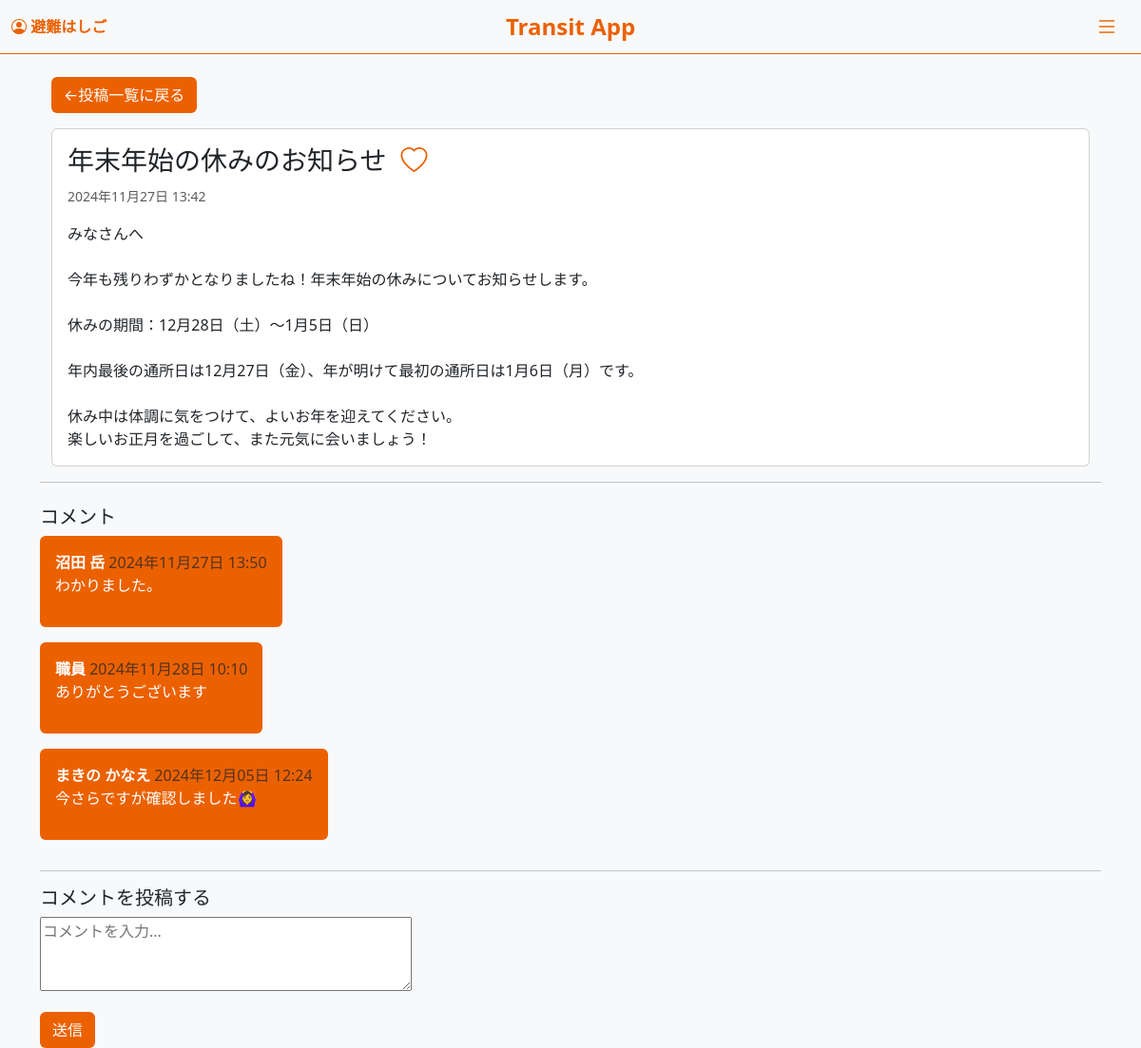
The app's page /post/2024holiday/ (signed in) with its own data.
### accounts/models.py (models this page shows, shortened)
class Post(models.Model):
    title = models.CharField(max_length=200)
    slug = models.SlugField(unique=True, blank=True)
    content = models.TextField()
    attached_file = models.FileField(upload_to='attachments/', blank=True, null=True)
    created_at = models.DateTimeField(default=timezone.now)
    read_by = models.ManyToManyField(User, related_name='read_posts', blank=True)  # 既読ユーザーのフィールド
    likes = models.ManyToManyField(User, related_name='liked_posts', blank=True)
    new_comment = models.BooleanField(default=False)
    class Meta:
        verbose_name = "投稿"
        verbose_name_plural = "投稿一覧"

class Comment(models.Model):
    post = models.ForeignKey(Post, on_delete=models.CASCADE, related_name='comments')
    user = models.ForeignKey(User, on_delete=models.CASCADE)
    content = models.TextField()
    created_at = models.DateTimeField(auto_now_add=True)
    reply = models.TextField(blank=True, null=True)
    replied_at = models.DateTimeField(blank=True, null=True)

### accounts/views.py (the view)
# urls.py: path('post/<slug:slug>/', views.post_detail, name='post_detail'),
@login_required
def post_detail(request, slug):
    post = get_object_or_404(Post, slug=slug)
    if request.user not in post.read_by.all():
        post.read_by.add(request.user)
    comments = post.comments.all()
    if request.method == 'POST':
        form = CommentForm(request.POST)
        if form.is_valid():
            comment = form.save(commit=False)
            comment.post = post
            comment.user = request.user
            comment.save()
            return redirect('post_detail', slug=post.slug)
    else:
        form = CommentForm()
    if post.new_comment:
        post.new_comment = False
        post.save()
    context = {
        'post': post,
        'decoded_file_url': decode_filename(post.attached_file.url) if post.attached_file else None,
        'comments': post.comments.all(),
        'form': form,
    }
    return render(request, 'accounts/post_detail.html', context)

### accounts/forms.py
class CommentForm(forms.ModelForm):
    class Meta:
        model = Comment
        fields = ['content']
        widgets = {
            'content': forms.Textarea(attrs={'rows': 3, 'placeholder': 'コメントを入力...'})
        }
        labels = {
            'content': '',
        }

### accounts/templates/accounts/post_detail.html (shortened to what this page needs)
{% extends 'accounts/base.html' %}
{% block detail %}
    <div class="container mt-4">
        <a href="{% url 'index' %}" class="btn btn-eb6100 mb-3">←投稿一覧に戻る</a>
        <div class="card">
            <div class="card-body">
                <h3 class="card-title">{{ post.title }}<i id="like-icon" class="bi {% if user in post.likes.all %}bi-heart-fill{% else %}bi-heart{% endif %}"
                    style="cursor: pointer; color: #eb6100"
                    data-post-slug="{{ post.slug }}">
                </i></h3>
                <p class="card-text"><small class="text-muted">{{ post.created_at|date:"Y年m月d日 H:i" }}</small></p>
                <p class="card-text">{{ post.content|linebreaksbr }}</p>
            </div>
        </div>
    </div>
    <hr>
    <div class="comments-section mt-4">
        <h5>コメント</h5>
        <div>
            {% for comment in comments %}
            <div class="comment-bubble text-white bg-eb6100 p-3 mb-3 rounded float-start">
                <strong>{{ comment.user.last_name }} {{ comment.user.first_name }}</strong>
                <span class="text-muted">{{ comment.created_at|date:"Y年m月d日 H:i" }}</span>
                <p>{{ comment.content }}</p>
            </div>
            {% endfor %}
        </div>
        <div class="clearfix"></div>
        <hr>
        <h5>コメントを投稿する</h5>
        <form method="post">
            {{ form.as_p }}
            <button type="submit" class="btn btn-eb6100">送信</button>
        </form>
    </div>
{% endblock detail%}

### accounts/templates/accounts/base.html (shortened to what this page needs)
<!DOCTYPE html>
<html lang="ja">
<head>
    <link href="https://cdn.jsdelivr.net/npm/bootstrap@5.3.0/dist/css/bootstrap.min.css" rel="stylesheet">
    <link href="https://cdn.jsdelivr.net/npm/bootstrap-icons/font/bootstrap-icons.css" rel="stylesheet">
</head>
<body>
    <nav class="navbar navbar-light">
        <div class="container-fluid">
            {% if user.is_authenticated %}
                <span class="navbar-text">
                    <i class="bi bi-person-circle"></i> <strong>{{ user.username }}</strong>
                </span>
            {% else %}
                <a href="{% url 'login' %}" class="navbar-text">ログイン</a>
            {% endif %}
            <div class="navbar-brand">Transit App</div>
            <button class="navbar-toggler" type="button" data-bs-toggle="offcanvas" data-bs-target="#offcanvasMenu" aria-controls="offcanvasMenu">
                <i class="bi bi-list"></i>
            </button>
        </div>
    </nav>
    <div class="container">
        {% block detail %}
        {% endblock detail %}
    </div>
</body>
</html>

### accounts/templates/accounts/base.html (style rules this page uses)
body { background-color: #f8f9fa; }
.navbar { background-color: transparent; border-bottom: 1px solid #eb6100; justify-content: center; }
.navbar-text { margin-right: auto; color: #EB6100; font-size: 16px; }
.navbar-brand { color: #EB6100; font-size: 24px; font-weight: bold; position: absolute; left: 50%; transform: translateX(-50%); }
.navbar-toggler { border: none; margin-left: auto; outline: none; box-shadow: none; }
.navbar-toggler i { font-size: 24px; color: #EB6100; }
#like-icon { margin-left: 15px; }
.btn { background-color: #EB6100; color: white; }
.comment-bubble { background-color: #EB6100; color: white; border-radius: 15px; padding: 10px; max-width: 70%; clear: both; }

### records on screen
Post: title "年末年始の休みのお知らせ", created_at "2024年11月27日 13:42", content "みなさんへ 今年も残りわずかとなりましたね！年末年始の休みについてお知らせします。 休みの期間：12月28日（土）～1月5日（日） 年内最後の通所日は12月27日（金）、年が明けて最初の通所日は1月6日（月）です。 休み中は体調に気をつけて、よいお年を迎えてください。 楽しいお正月を過ごして、また元気に会いましょう！"
Comment: user.last_name "沼田", user.first_name "岳", created_at "2024年11月27日 13:50", content "わかりました。"
Comment: user.first_name "職員", created_at "2024年11月28日 10:10", content "ありがとうございます"
Comment: user.last_name "まきの", user.first_name "かなえ", created_at "2024年12月05日 12:24", content "今さらですが確認しました🙆‍♀️"

### other values on screen
{{ user.username }} "避難はしご"
